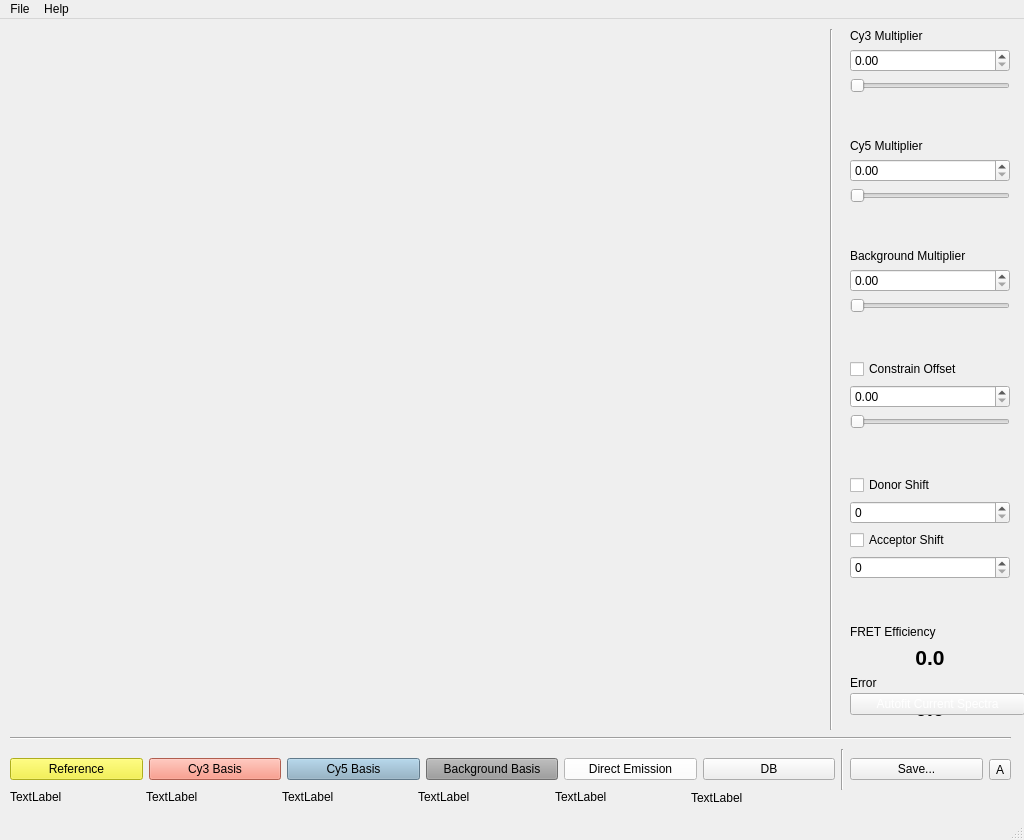
<?xml version="1.0" encoding="UTF-8"?>
<ui version="4.0">
 <class>MainWindow</class>
 <widget class="QMainWindow" name="MainWindow">
  <property name="geometry">
   <rect>
    <x>0</x>
    <y>0</y>
    <width>1024</width>
    <height>840</height>
   </rect>
  </property>
  <property name="minimumSize">
   <size>
    <width>1024</width>
    <height>840</height>
   </size>
  </property>
  <property name="maximumSize">
   <size>
    <width>1024</width>
    <height>840</height>
   </size>
  </property>
  <property name="windowTitle">
   <string>MainWindow</string>
  </property>
  <widget class="QWidget" name="centralwidget">
   <widget class="QWidget" name="horizontalLayoutWidget">
    <property name="geometry">
     <rect>
      <x>10</x>
      <y>730</y>
      <width>1001</width>
      <height>41</height>
     </rect>
    </property>
    <layout class="QHBoxLayout" name="buttons_layout">
     <item>
      <widget class="QPushButton" name="ref_btn">
       <property name="styleSheet">
        <string notr="true">background-color: rgb(244, 243, 40);</string>
       </property>
       <property name="text">
        <string>Reference</string>
       </property>
      </widget>
     </item>
     <item>
      <widget class="QPushButton" name="cy3_btn">
       <property name="styleSheet">
        <string notr="true">background-color: rgb(247, 132, 111);</string>
       </property>
       <property name="text">
        <string>Cy3 Basis</string>
       </property>
      </widget>
     </item>
     <item>
      <widget class="QPushButton" name="cy5_btn">
       <property name="styleSheet">
        <string notr="true">background-color: rgb(136, 171, 194);</string>
       </property>
       <property name="text">
        <string>Cy5 Basis</string>
       </property>
      </widget>
     </item>
     <item>
      <widget class="QPushButton" name="bkg_btn">
       <property name="styleSheet">
        <string notr="true">background-color: rgb(155, 155, 155);</string>
       </property>
       <property name="text">
        <string>Background Basis</string>
       </property>
      </widget>
     </item>
     <item>
      <widget class="QPushButton" name="direct_emission_btn">
       <property name="styleSheet">
        <string notr="true">background-color: rgb(255, 255, 255);</string>
       </property>
       <property name="text">
        <string>Direct Emission</string>
       </property>
      </widget>
     </item>
     <item>
      <widget class="QPushButton" name="loadBasisSets_btn">
       <property name="text">
        <string>DB</string>
       </property>
      </widget>
     </item>
     <item>
      <widget class="Line" name="line_5">
       <property name="orientation">
        <enum>Qt::Vertical</enum>
       </property>
      </widget>
     </item>
     <item>
      <widget class="QPushButton" name="save_btn">
       <property name="text">
        <string>Save...</string>
       </property>
      </widget>
     </item>
     <item>
      <widget class="QToolButton" name="toolButton">
       <property name="text">
        <string>A</string>
       </property>
      </widget>
     </item>
    </layout>
   </widget>
   <widget class="QWidget" name="verticalLayoutWidget">
    <property name="geometry">
     <rect>
      <x>850</x>
      <y>10</y>
      <width>160</width>
      <height>692</height>
     </rect>
    </property>
    <layout class="QVBoxLayout" name="multipliers_layout">
     <item>
      <widget class="QLabel" name="label">
       <property name="toolTip">
        <string>&lt;html&gt;&lt;head/&gt;&lt;body&gt;&lt;p&gt;Linear scaling factor for donor basis set&lt;/p&gt;&lt;/body&gt;&lt;/html&gt;</string>
       </property>
       <property name="text">
        <string>Cy3 Multiplier</string>
       </property>
      </widget>
     </item>
     <item>
      <widget class="QDoubleSpinBox" name="cy3_spin"/>
     </item>
     <item>
      <widget class="QSlider" name="cy3_slider">
       <property name="maximum">
        <number>1000</number>
       </property>
       <property name="orientation">
        <enum>Qt::Horizontal</enum>
       </property>
      </widget>
     </item>
     <item>
      <spacer name="verticalSpacer">
       <property name="orientation">
        <enum>Qt::Vertical</enum>
       </property>
       <property name="sizeHint" stdset="0">
        <size>
         <width>20</width>
         <height>40</height>
        </size>
       </property>
      </spacer>
     </item>
     <item>
      <widget class="QLabel" name="label_2">
       <property name="text">
        <string>Cy5 Multiplier</string>
       </property>
      </widget>
     </item>
     <item>
      <widget class="QDoubleSpinBox" name="cy5_spin"/>
     </item>
     <item>
      <widget class="QSlider" name="cy5_slider">
       <property name="maximum">
        <number>1000</number>
       </property>
       <property name="orientation">
        <enum>Qt::Horizontal</enum>
       </property>
      </widget>
     </item>
     <item>
      <spacer name="verticalSpacer_2">
       <property name="orientation">
        <enum>Qt::Vertical</enum>
       </property>
       <property name="sizeHint" stdset="0">
        <size>
         <width>20</width>
         <height>40</height>
        </size>
       </property>
      </spacer>
     </item>
     <item>
      <widget class="QLabel" name="label_3">
       <property name="text">
        <string>Background Multiplier</string>
       </property>
      </widget>
     </item>
     <item>
      <widget class="QDoubleSpinBox" name="bkg_spin"/>
     </item>
     <item>
      <widget class="QSlider" name="bkg_slider">
       <property name="maximum">
        <number>1000</number>
       </property>
       <property name="orientation">
        <enum>Qt::Horizontal</enum>
       </property>
      </widget>
     </item>
     <item>
      <spacer name="verticalSpacer_3">
       <property name="orientation">
        <enum>Qt::Vertical</enum>
       </property>
       <property name="sizeHint" stdset="0">
        <size>
         <width>20</width>
         <height>40</height>
        </size>
       </property>
      </spacer>
     </item>
     <item>
      <widget class="QCheckBox" name="Offset">
       <property name="text">
        <string>Constrain Offset</string>
       </property>
      </widget>
     </item>
     <item>
      <widget class="QDoubleSpinBox" name="offset_spin"/>
     </item>
     <item>
      <widget class="QSlider" name="offset_slider">
       <property name="maximum">
        <number>1000</number>
       </property>
       <property name="orientation">
        <enum>Qt::Horizontal</enum>
       </property>
      </widget>
     </item>
     <item>
      <spacer name="verticalSpacer_6">
       <property name="orientation">
        <enum>Qt::Vertical</enum>
       </property>
       <property name="sizeHint" stdset="0">
        <size>
         <width>20</width>
         <height>40</height>
        </size>
       </property>
      </spacer>
     </item>
     <item>
      <widget class="QCheckBox" name="donor_shift_cbx">
       <property name="text">
        <string>Donor Shift</string>
       </property>
      </widget>
     </item>
     <item>
      <widget class="QSpinBox" name="donor_shift_spin"/>
     </item>
     <item>
      <widget class="QCheckBox" name="acceptor_shift_cbx">
       <property name="text">
        <string>Acceptor Shift</string>
       </property>
      </widget>
     </item>
     <item>
      <widget class="QSpinBox" name="accepto_shift_spin"/>
     </item>
     <item>
      <spacer name="verticalSpacer_5">
       <property name="orientation">
        <enum>Qt::Vertical</enum>
       </property>
       <property name="sizeHint" stdset="0">
        <size>
         <width>20</width>
         <height>40</height>
        </size>
       </property>
      </spacer>
     </item>
     <item>
      <widget class="QLabel" name="label_5">
       <property name="text">
        <string>FRET Efficiency</string>
       </property>
      </widget>
     </item>
     <item>
      <widget class="QLabel" name="fret_lbl">
       <property name="text">
        <string>&lt;html&gt;&lt;head/&gt;&lt;body&gt;&lt;p align=&quot;center&quot;&gt;&lt;span style=&quot; font-size:16pt; font-weight:600;&quot;&gt;0.0&lt;/span&gt;&lt;/p&gt;&lt;/body&gt;&lt;/html&gt;</string>
       </property>
      </widget>
     </item>
     <item>
      <widget class="QLabel" name="label_7">
       <property name="text">
        <string>Error</string>
       </property>
      </widget>
     </item>
     <item>
      <widget class="QLabel" name="err_lbl">
       <property name="text">
        <string>&lt;html&gt;&lt;head/&gt;&lt;body&gt;&lt;p align=&quot;center&quot;&gt;&lt;span style=&quot; font-size:16pt; font-weight:600;&quot;&gt;0.0&lt;/span&gt;&lt;/p&gt;&lt;/body&gt;&lt;/html&gt;</string>
       </property>
      </widget>
     </item>
    </layout>
   </widget>
   <widget class="QWidget" name="horizontalLayoutWidget_2">
    <property name="geometry">
     <rect>
      <x>10</x>
      <y>710</y>
      <width>1001</width>
      <height>20</height>
     </rect>
    </property>
    <layout class="QHBoxLayout" name="horizontalLine_layout">
     <item>
      <widget class="Line" name="line">
       <property name="orientation">
        <enum>Qt::Horizontal</enum>
       </property>
      </widget>
     </item>
    </layout>
   </widget>
   <widget class="QWidget" name="verticalLayoutWidget_2">
    <property name="geometry">
     <rect>
      <x>830</x>
      <y>10</y>
      <width>16</width>
      <height>701</height>
     </rect>
    </property>
    <layout class="QVBoxLayout" name="verticalLine_layout">
     <item>
      <widget class="Line" name="line_2">
       <property name="orientation">
        <enum>Qt::Vertical</enum>
       </property>
      </widget>
     </item>
    </layout>
   </widget>
   <widget class="QWidget" name="gridLayoutWidget">
    <property name="geometry">
     <rect>
      <x>10</x>
      <y>10</y>
      <width>811</width>
      <height>461</height>
     </rect>
    </property>
    <layout class="QGridLayout" name="plot_layout"/>
   </widget>
   <widget class="QWidget" name="gridLayoutWidget_2">
    <property name="geometry">
     <rect>
      <x>10</x>
      <y>480</y>
      <width>811</width>
      <height>221</height>
     </rect>
    </property>
    <layout class="QGridLayout" name="residual_layout"/>
   </widget>
   <widget class="QWidget" name="verticalLayoutWidget_3">
    <property name="geometry">
     <rect>
      <x>850</x>
      <y>665</y>
      <width>175</width>
      <height>41</height>
     </rect>
    </property>
    <layout class="QVBoxLayout" name="autofitting_layout">
     <item>
      <widget class="QPushButton" name="autofit_btn">
       <property name="styleSheet">
        <string notr="true">color: rgb(255, 255, 255);</string>
       </property>
       <property name="text">
        <string>Autofit Current Spectra</string>
       </property>
      </widget>
     </item>
    </layout>
   </widget>
   <widget class="QWidget" name="horizontalLayoutWidget_3">
    <property name="geometry">
     <rect>
      <x>10</x>
      <y>765</y>
      <width>811</width>
      <height>27</height>
     </rect>
    </property>
    <layout class="QHBoxLayout" name="horizontalLayout">
     <item>
      <widget class="QLabel" name="ref_filename_lbl">
       <property name="maximumSize">
        <size>
         <width>145</width>
         <height>16777215</height>
        </size>
       </property>
       <property name="text">
        <string>TextLabel</string>
       </property>
       <property name="textFormat">
        <enum>Qt::RichText</enum>
       </property>
       <property name="alignment">
        <set>Qt::AlignLeading|Qt::AlignLeft|Qt::AlignVCenter</set>
       </property>
       <property name="wordWrap">
        <bool>false</bool>
       </property>
       <property name="margin">
        <number>2</number>
       </property>
      </widget>
     </item>
     <item>
      <widget class="QLabel" name="cy3_filename_lbl">
       <property name="maximumSize">
        <size>
         <width>145</width>
         <height>16777215</height>
        </size>
       </property>
       <property name="text">
        <string>TextLabel</string>
       </property>
       <property name="textFormat">
        <enum>Qt::RichText</enum>
       </property>
       <property name="alignment">
        <set>Qt::AlignLeading|Qt::AlignLeft|Qt::AlignVCenter</set>
       </property>
       <property name="wordWrap">
        <bool>false</bool>
       </property>
       <property name="margin">
        <number>2</number>
       </property>
      </widget>
     </item>
     <item>
      <widget class="QLabel" name="cy5_filename_lbl">
       <property name="maximumSize">
        <size>
         <width>145</width>
         <height>16777215</height>
        </size>
       </property>
       <property name="text">
        <string>TextLabel</string>
       </property>
       <property name="textFormat">
        <enum>Qt::RichText</enum>
       </property>
       <property name="alignment">
        <set>Qt::AlignLeading|Qt::AlignLeft|Qt::AlignVCenter</set>
       </property>
       <property name="wordWrap">
        <bool>false</bool>
       </property>
       <property name="margin">
        <number>2</number>
       </property>
      </widget>
     </item>
     <item>
      <widget class="QLabel" name="bkg_filename_lbl">
       <property name="maximumSize">
        <size>
         <width>145</width>
         <height>16777215</height>
        </size>
       </property>
       <property name="text">
        <string>TextLabel</string>
       </property>
       <property name="textFormat">
        <enum>Qt::RichText</enum>
       </property>
       <property name="alignment">
        <set>Qt::AlignLeading|Qt::AlignLeft|Qt::AlignVCenter</set>
       </property>
       <property name="wordWrap">
        <bool>false</bool>
       </property>
       <property name="margin">
        <number>2</number>
       </property>
      </widget>
     </item>
     <item>
      <widget class="QLabel" name="direct_emission_lbl">
       <property name="maximumSize">
        <size>
         <width>145</width>
         <height>16777215</height>
        </size>
       </property>
       <property name="text">
        <string>TextLabel</string>
       </property>
       <property name="textFormat">
        <enum>Qt::RichText</enum>
       </property>
       <property name="alignment">
        <set>Qt::AlignLeading|Qt::AlignLeft|Qt::AlignVCenter</set>
       </property>
       <property name="wordWrap">
        <bool>false</bool>
       </property>
       <property name="margin">
        <number>2</number>
       </property>
      </widget>
     </item>
     <item>
      <widget class="QLabel" name="datbaase_lbl">
       <property name="text">
        <string>TextLabel</string>
       </property>
      </widget>
     </item>
    </layout>
   </widget>
  </widget>
  <widget class="QMenuBar" name="menubar">
   <property name="geometry">
    <rect>
     <x>0</x>
     <y>0</y>
     <width>1024</width>
     <height>22</height>
    </rect>
   </property>
   <widget class="QMenu" name="menuHelp">
    <property name="title">
     <string>Help</string>
    </property>
    <addaction name="actionAbout"/>
   </widget>
   <widget class="QMenu" name="menuFile">
    <property name="title">
     <string>File</string>
    </property>
    <addaction name="actionBatch_Fit"/>
    <addaction name="actionBasis_Sets"/>
    <addaction name="separator"/>
    <addaction name="actionExit"/>
   </widget>
   <addaction name="menuFile"/>
   <addaction name="menuHelp"/>
  </widget>
  <widget class="QStatusBar" name="statusbar"/>
  <action name="actionAbout">
   <property name="text">
    <string>About</string>
   </property>
  </action>
  <action name="actionBatch_Fit">
   <property name="text">
    <string>Batch Fit...</string>
   </property>
  </action>
  <action name="actionExit">
   <property name="text">
    <string>Exit</string>
   </property>
  </action>
  <action name="actionBasis_Sets">
   <property name="text">
    <string>Basis Sets...</string>
   </property>
  </action>
 </widget>
 <resources/>
 <connections>
  <connection>
   <sender>actionExit</sender>
   <signal>triggered()</signal>
   <receiver>MainWindow</receiver>
   <slot>close()</slot>
   <hints>
    <hint type="sourcelabel">
     <x>-1</x>
     <y>-1</y>
    </hint>
    <hint type="destinationlabel">
     <x>511</x>
     <y>400</y>
    </hint>
   </hints>
  </connection>
 </connections>
</ui>
